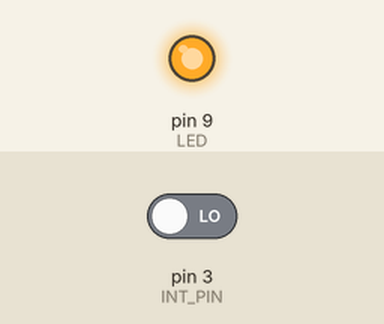
Simulated run of this sketch. Board: Arduino Uno, built with avr-gcc and run on an emulated ATmega328P. On the bench: output pins drawn as LEDs (lit = HIGH). Inputs (shaded band) come from the test bench; at power-on: pin 3 (INT_PIN) LOW.

Above: at 1.2 s.
1.3 s: pin 3 (INT_PIN) driven HIGH
At 3.1 s:
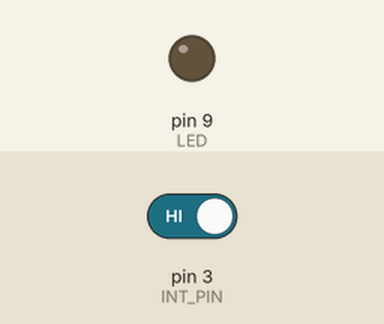
Timing chart, 0 to 10.8 s (numbered marks = the images above; inputs shaded):
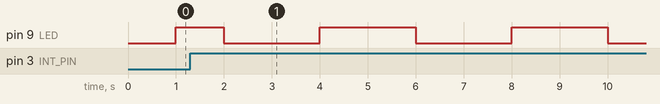

The sketch:

Lab9-1.ino
```cpp
#define INT_PIN 3
#define LED 9

int Blink_time=1000;

void setup()
{
  pinMode(LED, OUTPUT);
  pinMode(INT_PIN, INPUT);
  attachInterrupt(digitalPinToInterrupt(INT_PIN), ISR_Callback,RISING);
  Serial.begin(9600);
}

void loop()
{
  digitalWrite(LED,LOW);
  delay(Blink_time);
  digitalWrite(LED,HIGH);
  delay(Blink_time);
}

void ISR_Callback()
{
  if(Blink_time<3000)
  {
    Blink_time+=1000;
  }
  else
  {
    Blink_time=1000;
  }
}
```

Measured:
- after the input at 1.3 s, pin 9 (LED): alternates HIGH for 2.0 s and LOW for 2.0 s, starting after 2.7 s
